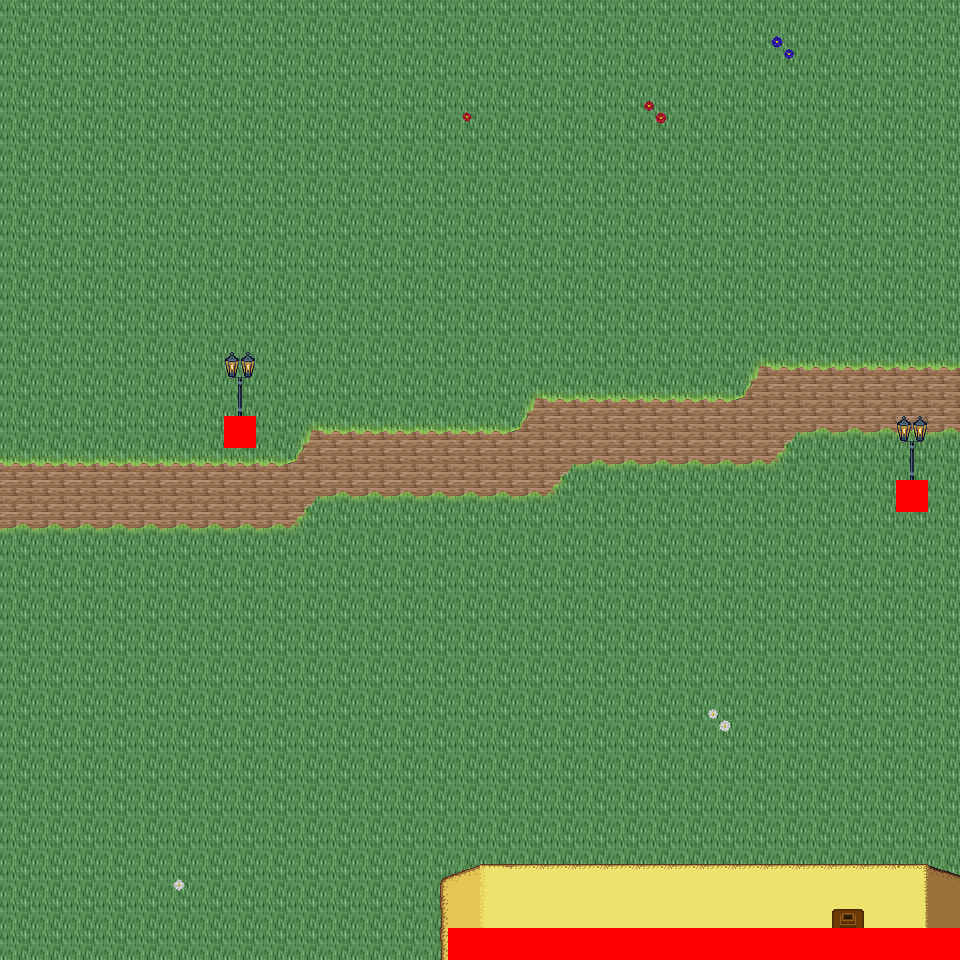

Below is a game level as drawn by its tile map, then a one-line description and the .tmx that defines it (tile-layer data replaced by summaries):
An orthogonal 30x30 tile map with 32x32 px tiles, 6 tile layers (Ground, Object, Object2, Above, ...), 34 tilesets and 3 objects (3x mapExit).

<map version="1.0" orientation="orthogonal" renderorder="right-down" width="30" height="30" tilewidth="32" tileheight="32" nextobjectid="4">
  <tileset firstgid="1" name="tileset_logic_collision" tilewidth="32" tileheight="32" tilecount="1" columns="1">
    <image source="../drawable/tileset_logic_collision.png" width="32" height="32" />
  </tileset>
  <tileset firstgid="2" name="tileset_ground_ridge_earth_pale" tilewidth="32" tileheight="32" tilecount="96" columns="12">
    <image source="../drawable/tileset_ground_ridge_earth_pale.png" width="384" height="256" />
  </tileset>
  <tileset firstgid="98" name="tileset_ground_ridge_earth_dark" tilewidth="32" tileheight="32" tilecount="96" columns="12">
    <image source="../drawable/tileset_ground_ridge_earth_dark.png" width="384" height="256" />
  </tileset>
  <tileset firstgid="194" name="tileset_ground_ground" tilewidth="32" tileheight="32" tilecount="33" columns="3">
    <image source="../drawable/tileset_ground_ground.png" width="96" height="352" />
  </tileset>
  <tileset firstgid="227" name="tileset_building_castle" tilewidth="32" tileheight="32" tilecount="320" columns="20">
    <image source="../drawable/tileset_building_castle.png" width="640" height="512" />
  </tileset>
  <tileset firstgid="547" name="tileset_ground_grass_corners" tilewidth="32" tileheight="32" tilecount="24" columns="6">
    <image source="../drawable/tileset_ground_grass_corners.png" width="192" height="128" />
  </tileset>
  <tileset firstgid="571" name="tileset_ground_grass_edges" tilewidth="32" tileheight="32" tilecount="36" columns="12">
    <image source="../drawable/tileset_ground_grass_edges.png" width="384" height="96" />
  </tileset>
  <tileset firstgid="607" name="tileset_item_pot_barrels_1" tilewidth="32" tileheight="32" tilecount="8" columns="4">
    <image source="../drawable/tileset_item_pot_barrels_1.png" width="128" height="64" />
  </tileset>
  <tileset firstgid="615" name="tileset_item_weapon_cannon" tilewidth="32" tileheight="32" tilecount="12" columns="3">
    <image source="../drawable/tileset_item_weapon_cannon.png" width="96" height="128" />
  </tileset>
  <tileset firstgid="627" name="tileset_building_door_door" tilewidth="32" tileheight="32" tilecount="6" columns="3">
    <image source="../drawable/tileset_building_door_door.png" width="96" height="64" />
  </tileset>
  <tileset firstgid="633" name="tileset_building_door_closed" tilewidth="32" tileheight="32" tilecount="1" columns="1">
    <image source="../drawable/tileset_building_door_closed.png" width="32" height="32" />
  </tileset>
  <tileset firstgid="634" name="tileset_building_window_window_centered" tilewidth="32" tileheight="32" tilecount="1" columns="1">
    <image source="../drawable/tileset_building_window_window_centered.png" width="32" height="32" />
  </tileset>
  <tileset firstgid="635" name="tileset_building_decoration_chimney_big" tilewidth="32" tileheight="32" tilecount="2" columns="1">
    <image source="../drawable/tileset_building_decoration_chimney_big.png" width="32" height="64" />
  </tileset>
  <tileset firstgid="637" name="tileset_building_tan_building" tilewidth="32" tileheight="32" tilecount="24" columns="4">
    <image source="../drawable/tileset_building_tan_building.png" width="128" height="192" />
  </tileset>
  <tileset firstgid="661" name="tileset_building_museum" tilewidth="32" tileheight="32" tilecount="56" columns="7">
    <image source="../drawable/tileset_building_museum.png" width="224" height="256" />
  </tileset>
  <tileset firstgid="717" name="tileset_building_decoration_chimney" tilewidth="32" tileheight="32" tilecount="2" columns="1">
    <image source="../drawable/tileset_building_decoration_chimney.png" width="32" height="64" />
  </tileset>
  <tileset firstgid="719" name="tileset_plant_tree_fall_trees" tilewidth="32" tileheight="32" tilecount="40" columns="8">
    <image source="../drawable/tileset_plant_tree_fall_trees.png" width="256" height="160" />
  </tileset>
  <tileset firstgid="759" name="tileset_plant_leaves" tilewidth="32" tileheight="32" tilecount="8" columns="4">
    <image source="../drawable/tileset_plant_leaves.png" width="128" height="64" />
  </tileset>
  <tileset firstgid="767" name="tileset_plant_vine" tilewidth="32" tileheight="32" tilecount="3" columns="1">
    <image source="../drawable/tileset_plant_vine.png" width="32" height="96" />
  </tileset>
  <tileset firstgid="770" name="tileset_item_pot_pot_burgundy" tilewidth="32" tileheight="32" tilecount="1" columns="1">
    <image source="../drawable/tileset_item_pot_pot_burgundy.png" width="32" height="32" />
  </tileset>
  <tileset firstgid="771" name="tileset_building_stairs_stairs_grey" tilewidth="32" tileheight="32" tilecount="6" columns="3">
    <image source="../drawable/tileset_building_stairs_stairs_grey.png" width="96" height="64" />
  </tileset>
  <tileset firstgid="777" name="tileset_furniture_light_lamp_blue" tilewidth="32" tileheight="32" tilecount="3" columns="1">
    <image source="../drawable/tileset_furniture_light_lamp_blue.png" width="32" height="96" />
  </tileset>
  <tileset firstgid="780" name="tileset_light_dim_light_7x5" tilewidth="32" tileheight="32" tilecount="35" columns="7">
    <image source="../drawable/tileset_light_dim_light_7x5.png" width="224" height="160" />
  </tileset>
  <tileset firstgid="815" name="tileset_plant_flower_daisy_blue" tilewidth="32" tileheight="32" tilecount="8" columns="2">
    <image source="../drawable/tileset_plant_flower_daisy_blue.png" width="64" height="128" />
  </tileset>
  <tileset firstgid="823" name="tileset_plant_flower_daisy_red" tilewidth="32" tileheight="32" tilecount="8" columns="2">
    <image source="../drawable/tileset_plant_flower_daisy_red.png" width="64" height="128" />
  </tileset>
  <tileset firstgid="831" name="tileset_plant_flower_daisy_white" tilewidth="32" tileheight="32" tilecount="8" columns="2">
    <image source="../drawable/tileset_plant_flower_daisy_white.png" width="64" height="128" />
  </tileset>
  <tileset firstgid="839" name="tileset_plant_flower_daisy_yellow" tilewidth="32" tileheight="32" tilecount="8" columns="2">
    <image source="../drawable/tileset_plant_flower_daisy_yellow.png" width="64" height="128" />
  </tileset>
  <tileset firstgid="847" name="tileset_ground_ground_3" tilewidth="32" tileheight="32" tilecount="5" columns="5">
    <image source="../drawable/tileset_ground_ground_3.png" width="160" height="32" />
  </tileset>
  <tileset firstgid="852" name="tileset_building_cottage" tilewidth="32" tileheight="32" tilecount="256" columns="16">
    <image source="../drawable/tileset_building_cottage.png" width="512" height="512" />
  </tileset>
  <tileset firstgid="1108" name="tileset_building_roof_thatched_roof" tilewidth="32" tileheight="32" tilecount="256" columns="16">
    <image source="../drawable/tileset_building_roof_thatched_roof.png" width="512" height="512" />
  </tileset>
  <tileset firstgid="1364" name="tileset_building_door_doors" tilewidth="32" tileheight="32" tilecount="256" columns="16">
    <image source="../drawable/tileset_building_door_doors.png" width="512" height="512" />
  </tileset>
  <tileset firstgid="1620" name="tileset_building_window_windows" tilewidth="32" tileheight="32" tilecount="256" columns="16">
    <image source="../drawable/tileset_building_window_windows.png" width="512" height="512" />
  </tileset>
  <tileset firstgid="1876" name="tileset_logic_portal" tilewidth="32" tileheight="32" tilecount="24" columns="8">
    <image source="../drawable/tileset_logic_portal.png" width="256" height="96" />
  </tileset>
  <tileset firstgid="1900" name="tileset_building_decoration_banner" tilewidth="32" tileheight="32" tilecount="12" columns="1">
    <image source="../drawable/tileset_building_decoration_banner.png" width="32" height="384" />
  </tileset>
  <layer name="Ground" width="30" height="30">
    <data>[900 cells, 900 non-empty, 2 distinct tile ids]</data>
  </layer>
  <layer name="Object" width="30" height="30">
    <data>[900 cells, 73 non-empty, 12 distinct tile ids]</data>
  </layer>
  <layer name="Object2" width="30" height="30">
    <data>[900 cells, 0 non-empty, 0 distinct tile ids]</data>
  </layer>
  <layer name="Above" width="30" height="30">
    <data>[900 cells, 55 non-empty, 14 distinct tile ids]</data>
  </layer>
  <layer name="Above2" width="30" height="30">
    <data>[900 cells, 2 non-empty, 2 distinct tile ids]</data>
  </layer>
  <layer name="Walkable" width="30" height="30">
    <data>[900 cells, 18 non-empty, 1 distinct tile ids]</data>
  </layer>
  <objectgroup name="MapEvents">
    <object id="1" name="north" type="mapExit" x="0" y="0" width="960" height="32">
      <properties>
        <property name="map" value="level_0_x51_y60" />
        <property name="x" value="0" />
        <property name="y" value="28" />
      </properties>
    </object>
    <object id="2" name="south" type="mapExit" x="0" y="928" width="448" height="32">
      <properties>
        <property name="map" value="level_0_x51_y62" />
        <property name="x" value="0" />
        <property name="y" value="1" />
      </properties>
    </object>
    <object id="3" name="east" type="mapExit" x="928" y="0" width="32" height="928">
      <properties>
        <property name="map" value="level_0_x52_y61" />
        <property name="x" value="1" />
        <property name="y" value="0" />
      </properties>
    </object>
  </objectgroup>
</map>
